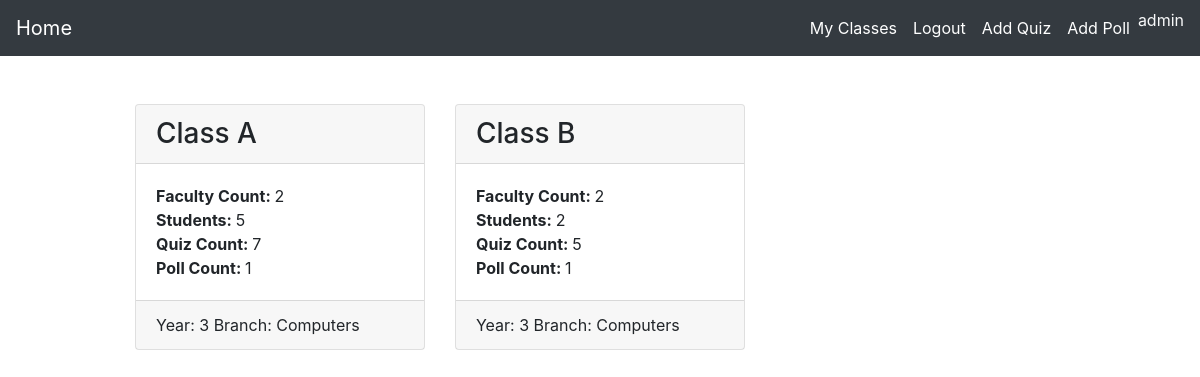
The app's page /quiz/ (signed in) with its own data.
### quiz/models.py (models this page shows)
class Class(models.Model):
    class_name = models.CharField(max_length=20)
    year = models.IntegerField(primary_key=False,null=False,blank=False)
    branch = models.CharField(max_length=50)
    user = models.ManyToManyField(User)

### quiz/views.py (the view)
# urls.py: 2. Add a URL to urlpatterns:  path('', views.home, name='home')
@login_required
def home(request):
    class_list = list(Class.objects.filter(user=request.user))
    faculty_count = []
    student_count = []
    poll_count = []
    quiz_count = []
    for each in class_list:
        temp_teach = []
        temp_stud = []
        for user in each.user.all():
            if str(user.job.status) == 'teacher':
                temp_teach.append(user)
            else:
                temp_stud.append(user)
        faculty_count.append(len(temp_teach))
        student_count.append(len(temp_stud))
        temp_teach.clear()
        temp_stud.clear()
        quiz_count.append(Quiz.objects.filter(
            make_visible=True).filter(classes=each).count())
        poll_count.append(Poll.objects.filter(activate=True).filter(classes=each).count())
    class_info = zip(class_list, faculty_count, student_count, quiz_count, poll_count)
    context = {
        'class_list': class_info
    }
    return render(request, 'quiz/home.html', context)

### templates/quiz/home.html (shortened to what this page needs)
{% extends "./base.html" %}
{% block content %}
<div class="container ">
    <div class="row py-5">
        {% for class,faculty_count,student_count,quiz_count,poll_count in class_list %}
        <div class="col-md-4">
            <div class="card">
                <h3 class="card-header">{{class.class_name}}</h3>
                <div class="card-body">
                    <div>
                        <strong>Faculty Count: </strong>{{faculty_count}}
                    </div>
                    <div>
                        <strong>Students: </strong>{{student_count}}
                    </div>
                    <div>
                        <strong>Quiz Count: </strong>{{quiz_count}}
                    </div>
                    <div>
                        <strong>Poll Count: </strong>{{poll_count}}
                    </div>
                </div>
                <div class="card-footer">
                    Year: {{class.year}}
                    Branch: {{class.branch}}
                </div>
            </div>
        </div>
        {% endfor %}
        <div class="col-md-3">
        </div>
    </div>
</div>
{% endblock %}

### templates/quiz/base.html (shortened to what this page needs)
{% load static %}
<!DOCTYPE html>
<html lang="en">
<head>
  <link rel="stylesheet" href="https://stackpath.bootstrapcdn.com/bootstrap/4.5.0/css/bootstrap.min.css"
 />
  <link rel="stylesheet" href="https://stackpath.bootstrapcdn.com/font-awesome/4.7.0/css/font-awesome.min.css">
  <link
      rel="stylesheet"
      type="text/css"
      href="{% static 'accounts/style.css' %}"
    />
</head>
<body style="height: 100vh">
  <nav class="navbar navbar-expand-lg navbar-dark bg-dark">
    <a class="navbar-brand" href="{% url 'quiz:home' %}">
      <span class="nav_link" id="home">
        Home
      </span>
    </a>
    <div class="collapse navbar-collapse" id="navbarSupportedContent">
      <ul class="navbar-nav ml-auto">
        <li class="nav-item active">
          <a class="nav-link" href="{% if user.is_authenticated %} {% url 'quiz:home' %} {% else %} # {% endif %}">
            <span class="nav_link">
              My Classes
            </span>
          </a>
        </li>
        <li class="nav-item active">
          <a class="nav-link" href="{% if user.is_authenticated %} {% url 'quiz:logout' %} {% else %} # {% endif %}">
            <span class="nav_link">
              {% if user.is_authenticated %} Logout {% else %} Login {% endif %}
            </span>
          </a>
        </li>
        {% if request.user.job.status == 'teacher' %}
          <li class="nav-item active">
            <a class="nav-link" href="{% url 'quiz:addQuiz' %}">
              <span class="nav_link">
                Add Quiz
              </span>
            </a>
          </li>
          <li class="nav-item active">
            <a class="nav-link" href="{% url 'quiz:createPoll' %}">
              <span class="nav_link">
                Add Poll
              </span>
            </a>
          </li>
        {% endif %}
        <li class="nav-item active">
            <span class="nav_link text-light">
              {% if user.is_authenticated %} {{request.user.username}} {% endif %}
            </span>
        </li
      </ul>
    </div>
  </nav>
  {% block content %} {% endblock content %}
</body>
</html>

### static/accounts/style.css (style rules this page uses)
body { padding: 0px; margin: 0px; border: 0px; height: 20vh; }
.container { width: 80%; height: 80%; margin: 0 auto; display: flex; flex-direction: column; justify-content: flex-end; align-items: center; }
@media only screen and (max-width: 1200px) { .container { display: block; width: 80%; } }

### records on screen
Class: class_name "Class A", faculty_count "2", student_count "5", quiz_count "7", id "1", year "3", branch "Computers"
Class: class_name "Class B", id "2", quiz_count "5", poll_count "1", year "3", branch "Computers"

### other values on screen
{{ request.user.username }} "admin"
